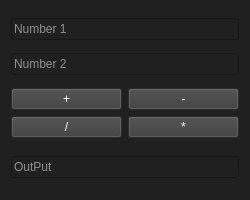
<?xml version="1.0" encoding="UTF-8"?>
<ui version="4.0">
 <class>Form</class>
 <widget class="QWidget" name="Form">
  <property name="geometry">
   <rect>
    <x>0</x>
    <y>0</y>
    <width>250</width>
    <height>200</height>
   </rect>
  </property>
  <property name="minimumSize">
   <size>
    <width>250</width>
    <height>200</height>
   </size>
  </property>
  <property name="maximumSize">
   <size>
    <width>250</width>
    <height>200</height>
   </size>
  </property>
  <property name="windowTitle">
   <string>Calculaor</string>
  </property>
  <property name="styleSheet">
   <string notr="true">background-color:#202020;</string>
  </property>
  <layout class="QVBoxLayout" name="verticalLayout">
   <item>
    <widget class="QLineEdit" name="lineEdit_3">
     <property name="styleSheet">
      <string notr="true">color:white;</string>
     </property>
     <property name="placeholderText">
      <string>Number 1</string>
     </property>
    </widget>
   </item>
   <item>
    <widget class="QLineEdit" name="input2">
     <property name="styleSheet">
      <string notr="true">color:white;</string>
     </property>
     <property name="placeholderText">
      <string>Number 2</string>
     </property>
    </widget>
   </item>
   <item>
    <layout class="QHBoxLayout" name="horizontalLayout">
     <item>
      <layout class="QVBoxLayout" name="verticalLayout_2">
       <item>
        <widget class="QPushButton" name="plus">
         <property name="cursor">
          <cursorShape>PointingHandCursor</cursorShape>
         </property>
         <property name="styleSheet">
          <string notr="true">background-color:#3C3C3C;
color:white;
</string>
         </property>
         <property name="text">
          <string>+</string>
         </property>
        </widget>
       </item>
       <item>
        <widget class="QPushButton" name="divide">
         <property name="cursor">
          <cursorShape>PointingHandCursor</cursorShape>
         </property>
         <property name="styleSheet">
          <string notr="true">background-color:#3C3C3C;
color:white;</string>
         </property>
         <property name="text">
          <string>/</string>
         </property>
        </widget>
       </item>
       <item>
        <spacer name="verticalSpacer_2">
         <property name="orientation">
          <enum>Qt::Vertical</enum>
         </property>
         <property name="sizeType">
          <enum>QSizePolicy::Maximum</enum>
         </property>
         <property name="sizeHint" stdset="0">
          <size>
           <width>20</width>
           <height>5</height>
          </size>
         </property>
        </spacer>
       </item>
      </layout>
     </item>
     <item>
      <layout class="QVBoxLayout" name="verticalLayout_3">
       <item>
        <widget class="QPushButton" name="sub">
         <property name="cursor">
          <cursorShape>PointingHandCursor</cursorShape>
         </property>
         <property name="styleSheet">
          <string notr="true">background-color:#3C3C3C;
color:white;</string>
         </property>
         <property name="text">
          <string>-</string>
         </property>
        </widget>
       </item>
       <item>
        <widget class="QPushButton" name="multiplication">
         <property name="cursor">
          <cursorShape>PointingHandCursor</cursorShape>
         </property>
         <property name="styleSheet">
          <string notr="true">background-color:#3C3C3C;
color:white;


</string>
         </property>
         <property name="text">
          <string>*</string>
         </property>
        </widget>
       </item>
       <item>
        <spacer name="verticalSpacer_3">
         <property name="orientation">
          <enum>Qt::Vertical</enum>
         </property>
         <property name="sizeType">
          <enum>QSizePolicy::Maximum</enum>
         </property>
         <property name="sizeHint" stdset="0">
          <size>
           <width>20</width>
           <height>5</height>
          </size>
         </property>
        </spacer>
       </item>
      </layout>
     </item>
    </layout>
   </item>
   <item>
    <widget class="QLineEdit" name="output">
     <property name="styleSheet">
      <string notr="true">color:white;</string>
     </property>
     <property name="placeholderText">
      <string>OutPut</string>
     </property>
    </widget>
   </item>
  </layout>
 </widget>
 <resources/>
 <connections/>
</ui>
